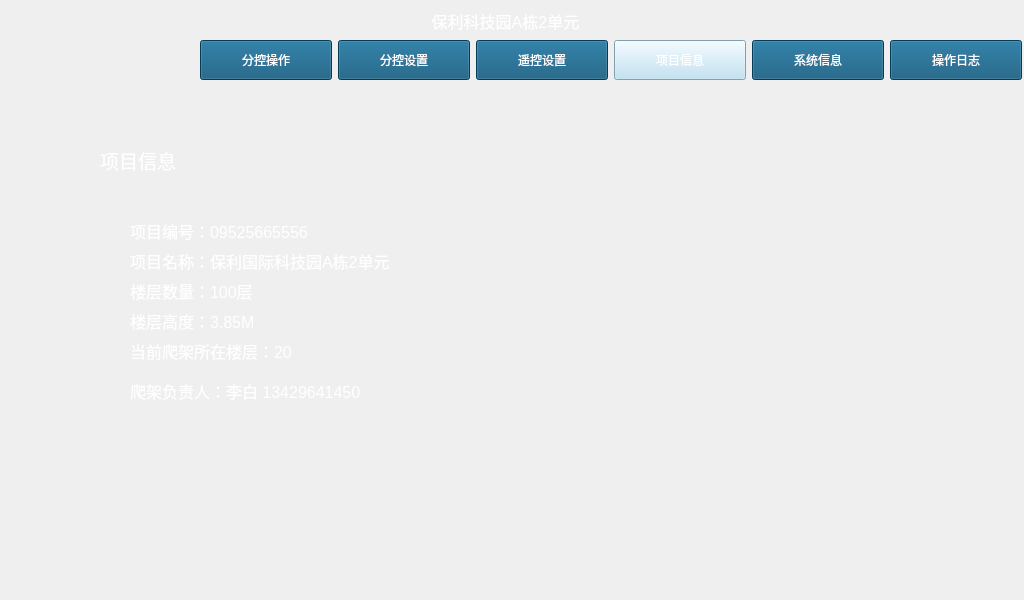
<?xml version="1.0" encoding="UTF-8"?>
<ui version="4.0">
 <class>Project_information</class>
 <widget class="QMainWindow" name="Project_information">
  <property name="geometry">
   <rect>
    <x>0</x>
    <y>0</y>
    <width>1024</width>
    <height>600</height>
   </rect>
  </property>
  <property name="windowTitle">
   <string>MainWindow</string>
  </property>
  <property name="styleSheet">
   <string notr="true"/>
  </property>
  <widget class="QWidget" name="centralwidget">
   <widget class="QLabel" name="label">
    <property name="geometry">
     <rect>
      <x>100</x>
      <y>140</y>
      <width>171</width>
      <height>41</height>
     </rect>
    </property>
    <property name="font">
     <font>
      <family>Arial</family>
      <pointsize>14</pointsize>
      <weight>50</weight>
      <bold>false</bold>
     </font>
    </property>
    <property name="styleSheet">
     <string notr="true">color: rgb(255, 255, 255);</string>
    </property>
    <property name="text">
     <string>项目信息</string>
    </property>
   </widget>
   <widget class="QLabel" name="label_Projectnum">
    <property name="geometry">
     <rect>
      <x>130</x>
      <y>220</y>
      <width>291</width>
      <height>21</height>
     </rect>
    </property>
    <property name="font">
     <font>
      <family>Arial</family>
      <pointsize>12</pointsize>
     </font>
    </property>
    <property name="styleSheet">
     <string notr="true">color: rgb(255, 255, 255);</string>
    </property>
    <property name="text">
     <string>项目编号：09525665556</string>
    </property>
   </widget>
   <widget class="QLabel" name="label_projectname">
    <property name="geometry">
     <rect>
      <x>130</x>
      <y>250</y>
      <width>291</width>
      <height>21</height>
     </rect>
    </property>
    <property name="font">
     <font>
      <family>Arial</family>
      <pointsize>12</pointsize>
     </font>
    </property>
    <property name="styleSheet">
     <string notr="true">color: rgb(255, 255, 255);</string>
    </property>
    <property name="text">
     <string>项目名称：保利国际科技园A栋2单元</string>
    </property>
   </widget>
   <widget class="QLabel" name="label_buildhight">
    <property name="geometry">
     <rect>
      <x>130</x>
      <y>280</y>
      <width>291</width>
      <height>21</height>
     </rect>
    </property>
    <property name="font">
     <font>
      <family>Arial</family>
      <pointsize>12</pointsize>
     </font>
    </property>
    <property name="styleSheet">
     <string notr="true">color: rgb(255, 255, 255);
</string>
    </property>
    <property name="text">
     <string>楼层数量：100层</string>
    </property>
   </widget>
   <widget class="QLabel" name="label_floorhight">
    <property name="geometry">
     <rect>
      <x>130</x>
      <y>310</y>
      <width>291</width>
      <height>21</height>
     </rect>
    </property>
    <property name="font">
     <font>
      <family>Arial</family>
      <pointsize>12</pointsize>
     </font>
    </property>
    <property name="styleSheet">
     <string notr="true">color: rgb(255, 255, 255);</string>
    </property>
    <property name="text">
     <string>楼层高度：3.85M</string>
    </property>
   </widget>
   <widget class="QLabel" name="label_nowfloor">
    <property name="geometry">
     <rect>
      <x>130</x>
      <y>340</y>
      <width>291</width>
      <height>21</height>
     </rect>
    </property>
    <property name="font">
     <font>
      <family>Arial</family>
      <pointsize>12</pointsize>
     </font>
    </property>
    <property name="styleSheet">
     <string notr="true">color: rgb(255, 255, 255);
</string>
    </property>
    <property name="text">
     <string>当前爬架所在楼层：20</string>
    </property>
   </widget>
   <widget class="QLabel" name="label_head">
    <property name="geometry">
     <rect>
      <x>130</x>
      <y>380</y>
      <width>291</width>
      <height>21</height>
     </rect>
    </property>
    <property name="font">
     <font>
      <family>Arial</family>
      <pointsize>12</pointsize>
     </font>
    </property>
    <property name="styleSheet">
     <string notr="true">color: rgb(255, 255, 255);</string>
    </property>
    <property name="text">
     <string>爬架负责人：李白 13429641450</string>
    </property>
   </widget>
   <widget class="QPushButton" name="pushButton_system">
    <property name="geometry">
     <rect>
      <x>752</x>
      <y>40</y>
      <width>132</width>
      <height>40</height>
     </rect>
    </property>
    <property name="font">
     <font>
      <family>Arial</family>
      <pointsize>9</pointsize>
     </font>
    </property>
    <property name="focusPolicy">
     <enum>Qt::NoFocus</enum>
    </property>
    <property name="styleSheet">
     <string notr="true">color: rgb(255, 255, 255);
background-image: url(:/back/Image/button/842.png);
background-color: rgb(9, 82, 120);</string>
    </property>
    <property name="text">
     <string>系统信息</string>
    </property>
   </widget>
   <widget class="QPushButton" name="pushButton_oneConfig">
    <property name="geometry">
     <rect>
      <x>338</x>
      <y>40</y>
      <width>132</width>
      <height>40</height>
     </rect>
    </property>
    <property name="font">
     <font>
      <family>Arial</family>
      <pointsize>9</pointsize>
     </font>
    </property>
    <property name="focusPolicy">
     <enum>Qt::NoFocus</enum>
    </property>
    <property name="styleSheet">
     <string notr="true">color: rgb(255, 255, 255);
background-image: url(:/back/Image/button/838.png);
background-color: rgb(9, 82, 120);</string>
    </property>
    <property name="text">
     <string>分控设置</string>
    </property>
   </widget>
   <widget class="QLabel" name="label_name">
    <property name="geometry">
     <rect>
      <x>320</x>
      <y>10</y>
      <width>371</width>
      <height>21</height>
     </rect>
    </property>
    <property name="font">
     <font>
      <family>Arial</family>
      <pointsize>12</pointsize>
      <weight>50</weight>
      <bold>false</bold>
     </font>
    </property>
    <property name="styleSheet">
     <string notr="true">color: rgb(255, 255, 255);
</string>
    </property>
    <property name="text">
     <string>保利科技园A栋2单元</string>
    </property>
    <property name="alignment">
     <set>Qt::AlignCenter</set>
    </property>
   </widget>
   <widget class="QPushButton" name="pushButton_remote">
    <property name="geometry">
     <rect>
      <x>476</x>
      <y>40</y>
      <width>132</width>
      <height>40</height>
     </rect>
    </property>
    <property name="font">
     <font>
      <family>Arial</family>
      <pointsize>9</pointsize>
      <weight>50</weight>
      <bold>false</bold>
     </font>
    </property>
    <property name="focusPolicy">
     <enum>Qt::NoFocus</enum>
    </property>
    <property name="styleSheet">
     <string notr="true">color: rgb(255, 255, 255);
background-image: url(:/back/Image/button/852.png);
background-color: rgb(9, 82, 120);</string>
    </property>
    <property name="text">
     <string>遥控设置</string>
    </property>
   </widget>
   <widget class="QPushButton" name="pushButton_project">
    <property name="geometry">
     <rect>
      <x>614</x>
      <y>40</y>
      <width>132</width>
      <height>40</height>
     </rect>
    </property>
    <property name="font">
     <font>
      <family>Arial</family>
      <pointsize>9</pointsize>
     </font>
    </property>
    <property name="focusPolicy">
     <enum>Qt::NoFocus</enum>
    </property>
    <property name="styleSheet">
     <string notr="true">color: rgb(255, 255, 255);
background-image: url(:/back/Image/button/854.png);
background-color: rgb(183, 222, 242);</string>
    </property>
    <property name="text">
     <string>项目信息</string>
    </property>
   </widget>
   <widget class="QPushButton" name="pushButton_dairy">
    <property name="geometry">
     <rect>
      <x>890</x>
      <y>40</y>
      <width>132</width>
      <height>40</height>
     </rect>
    </property>
    <property name="font">
     <font>
      <family>Arial</family>
      <pointsize>9</pointsize>
     </font>
    </property>
    <property name="focusPolicy">
     <enum>Qt::NoFocus</enum>
    </property>
    <property name="styleSheet">
     <string notr="true">color: rgb(255, 255, 255);
background-image: url(:/back/Image/button/840.png);
background-color: rgb(9, 82, 120);</string>
    </property>
    <property name="text">
     <string>操作日志</string>
    </property>
   </widget>
   <widget class="QLabel" name="label_WiFi">
    <property name="geometry">
     <rect>
      <x>1000</x>
      <y>0</y>
      <width>21</width>
      <height>21</height>
     </rect>
    </property>
    <property name="styleSheet">
     <string notr="true">background-image: url(:/back/Image/button/four.png);</string>
    </property>
    <property name="text">
     <string/>
    </property>
   </widget>
   <widget class="QPushButton" name="pushButton_control">
    <property name="geometry">
     <rect>
      <x>200</x>
      <y>40</y>
      <width>132</width>
      <height>40</height>
     </rect>
    </property>
    <property name="font">
     <font>
      <family>Arial</family>
      <pointsize>9</pointsize>
     </font>
    </property>
    <property name="focusPolicy">
     <enum>Qt::NoFocus</enum>
    </property>
    <property name="styleSheet">
     <string notr="true">color: rgb(255, 255, 255);
background-image: url(:/back/Image/button/837.png);
background-color: rgb(9, 82, 120);</string>
    </property>
    <property name="text">
     <string>分控操作</string>
    </property>
   </widget>
   <widget class="QLabel" name="label_time">
    <property name="geometry">
     <rect>
      <x>760</x>
      <y>10</y>
      <width>211</width>
      <height>21</height>
     </rect>
    </property>
    <property name="font">
     <font>
      <family>Arial</family>
      <pointsize>11</pointsize>
     </font>
    </property>
    <property name="styleSheet">
     <string notr="true">color: rgb(255, 255, 255);</string>
    </property>
    <property name="text">
     <string/>
    </property>
   </widget>
  </widget>
 </widget>
 <resources/>
 <connections/>
</ui>
